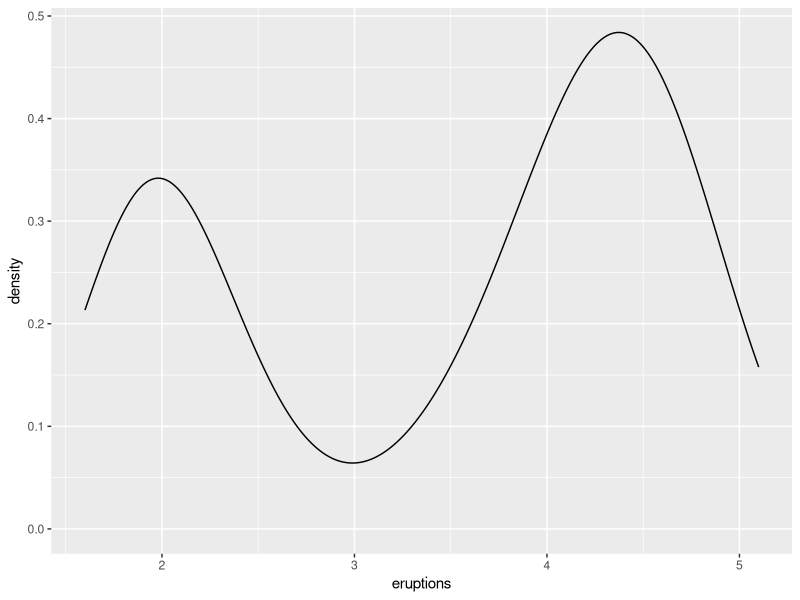
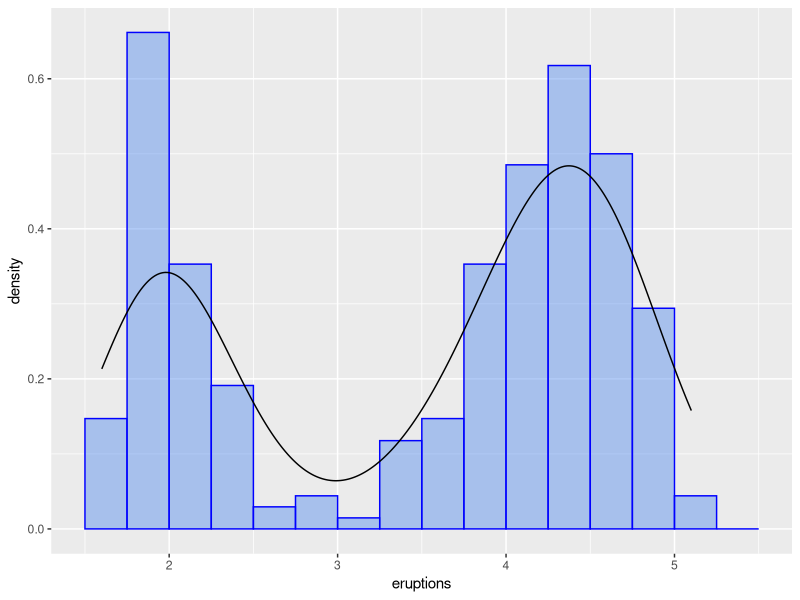
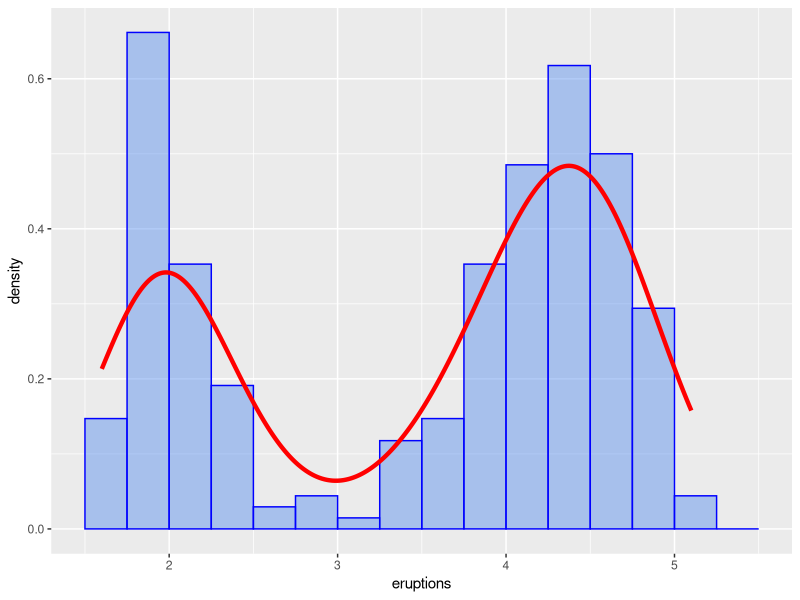
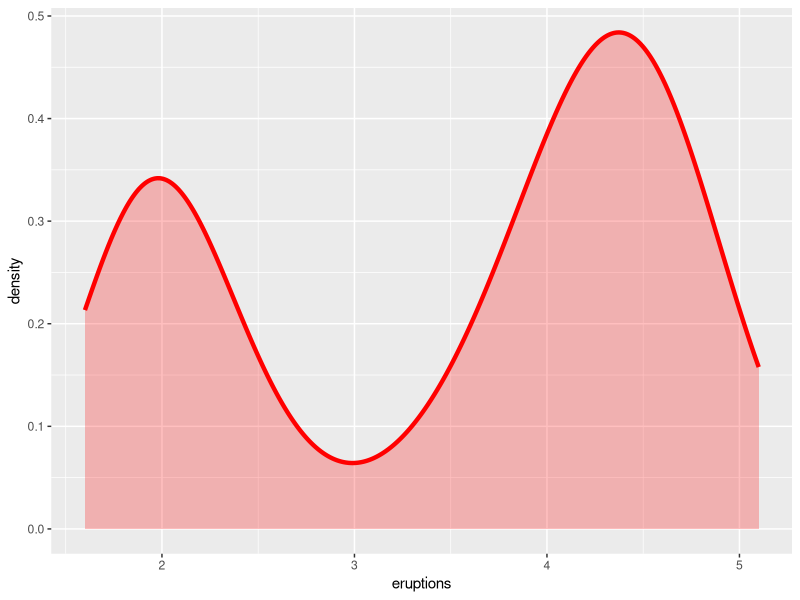

R code for these plots, in order:
## ---- chunk 1
knitr::opts_chunk$set(echo = TRUE, error = TRUE,
                      fig.width = 6, fig.height = 4)
## ---- chunk 2
library(ggplot2)
ggplot(faithful) +
  geom_density(aes(x = eruptions))
## ---- chunk 3
ggplot(faithful, aes(x = eruptions, y = after_stat(density))) +
  geom_histogram(breaks = seq(1.5, 5.5, .25), color = "blue",
                 fill = "cornflowerblue", alpha = .5) +
  geom_density()
## ---- chunk 4
ggplot(faithful, aes(x = eruptions, y = after_stat(density))) +
  geom_histogram(breaks = seq(1.5, 5.5, .25), color = "blue",
                 fill = "cornflowerblue", alpha = .5) +
  geom_density(linewidth = 1.5, color = "red")
## ---- chunk 5
ggplot(faithful, aes(x = eruptions, y = after_stat(density))) +
  geom_density(linewidth = 1.5, color = "red",
               fill = "red", alpha = 0.25)
